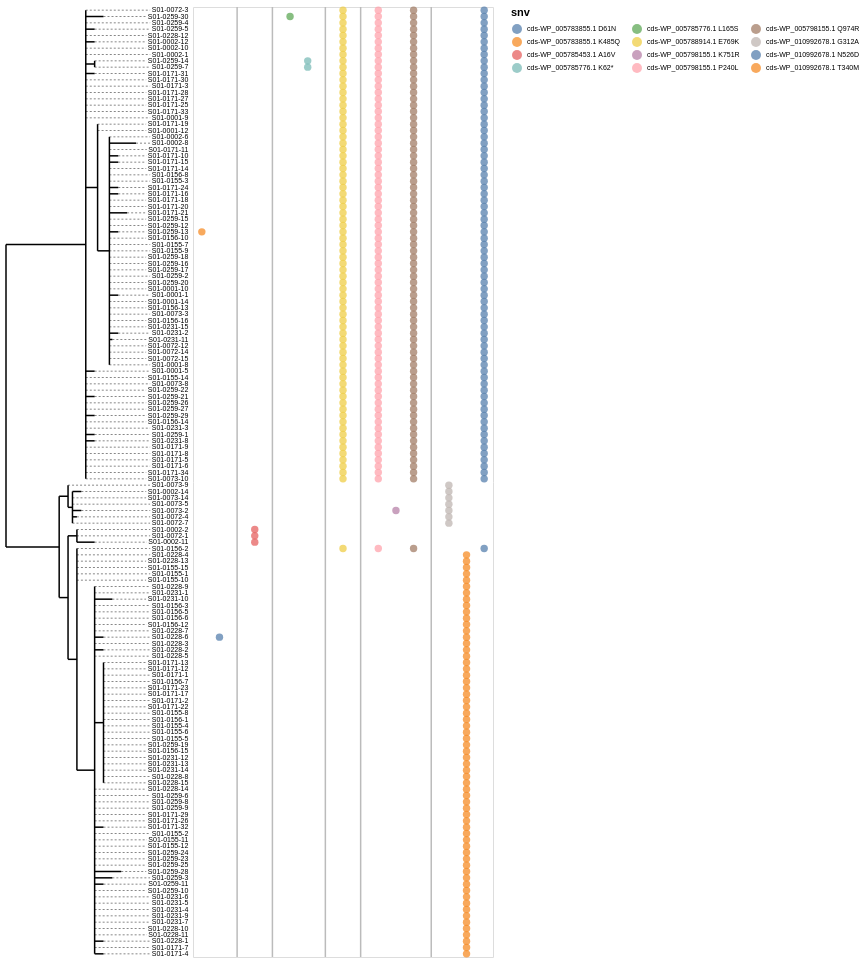

The code cell stored with this chart in its notebook:
### Markdown cell above
### Visualize mutations on the tree

Finally, you may wish to visualize where mutations in these genes undergoing positive selection occur on the tree. Let's use the `tree_annotated_plot` library in Python to visualize the distribution of SNVs on the tree. (First, run `pip install altair tree-annotated-plot`). Let's make a facet for each gene, with circles to signify the presence of a non-synonymous SNV in that gene:

### Code cell
import altair as alt
import pandas as pd
from Bio import Phylo
import tree_annotated_plot as tap

counts = snvs[snvs.mutation_type.isin(['N','S'])].protein_id.value_counts()
muts = snvs[snvs.protein_id.isin(counts[counts >= 2].index) & (snvs.mutation_type == 'N')]
muts = muts.sort_values(['protein_id', 'aa_pos'])

samples = [c for c in snvs.columns if c.startswith('S')]
data = pd.DataFrame([(s, f"{r.locus_tag} {r.aa_mutation}")
                     for _, r in muts.iterrows() for s in samples if r[s] == r.derived_allele],
                    columns=['strain', 'snv'])

tree = Phylo.read('./group_L01_snv_tree_final.nwk.tree', 'newick')

depths = tree.depths()
def aus(cl):
    node = {"name": cl.name or "", "node_attrs": {"div": float(depths[cl])}}
    if cl.clades:
        node["children"] = [aus(c) for c in cl.clades]
    return node
auspice = {"version": "v2", "tree": aus(tree.root)}

genes = list(dict.fromkeys(r.locus_tag for _, r in muts.iterrows()))
lab_of = {}
for _, r in muts.iterrows():
    lab_of.setdefault(r.locus_tag, []).append(f"{r.locus_tag} {r.aa_mutation}")
spacers = [f"gap{i}" for i in range(len(genes) - 1)]
order, si = [], 0
for i, g in enumerate(genes):
    order += lab_of[g]
    if i < len(genes) - 1:
        order.append(spacers[si]); si += 1

circles = alt.Chart(data, height=5 * tree.count_terminals(), width=300).mark_circle(size=55).encode(
    x=alt.X('snv:N', sort=order, axis=None),
    y=alt.Y('strain:N'),
    color=alt.Color('snv:N', legend=alt.Legend(columns=3, labelFontSize=7)))
rules = alt.Chart(pd.DataFrame({'snv': spacers})).mark_rule(color='#bbb', strokeWidth=1.5).encode(
    x=alt.X('snv:N', sort=order))
chart = alt.layer(circles, rules).resolve_scale(x='shared')

fig = tap.plot(auspice, chart, chart_strain_field='strain', tree_strain_field='name',
               branch_length='div', tree_size=130, prune_tree_to_chart=True,
               connect_leader_to_label=True, strain_label_font_size=7,
               tree_line_width=1.5, tree_node_size=0)
fig

### Figure 1 — Vega-Lite specification as saved in the notebook (floating-point values rounded to 4 significant figures; data arrays with more than 128 entries replaced by an {"elided": "..."} marker saying what was removed)
{"config": {"view": {"continuousWidth": 300, "continuousHeight": 300}}, "hconcat": [{"layer": [{"data": {"name": "data-330974f18ef2673f0001b57c4c5b5c90"}, "mark": {"type": "rule", "stroke": "#888", "strokeDash": [2, 2], "strokeWidth": 1.0}, "encoding": {"x": {"axis": null, "field": "x", "scale": {"domain": [0.0, 0.312], "nice": false, "zero": false}, "type": "quantitative"}, "x2": {"field": "x2"}, "y": {"axis": null, "field": "y", "scale": {"domain": [149.5, -0.5], "nice": false, "zero": false}, "type": "quantitative"}}}, {"data": {"name": "data-ba6f6297d09ef4f954f35cf4e3e90b63"}, "mark": {"type": "rule", "opacity": 1.0, "strokeWidth": 1.5}, "encoding": {"x": {"axis": null, "field": "x", "scale": {"domain": [0.0, 0.312], "nice": false, "zero": false}, "type": "quantitative"}, "x2": {"field": "x2"}, "y": {"axis": null, "field": "y", "scale": {"domain": [149.5, -0.5], "nice": false, "zero": false}, "type": "quantitative"}, "y2": {"field": "y2"}}}, {"data": {"name": "data-31b1b896061874dc7b3cd15f54abdbbd"}, "mark": {"type": "text", "align": "right", "baseline": "middle", "fill": "white", "fontSize": 7, "fontWeight": "normal", "stroke": "white", "strokeJoin": "round", "strokeWidth": 4.2}, "encoding": {"text": {"field": "name", "type": "nominal"}, "x": {"axis": null, "field": "x_label", "scale": {"domain": [0.0, 0.312], "nice": false, "zero": false}, "type": "quantitative"}, "y": {"axis": null, "field": "y", "scale": {"domain": [149.5, -0.5], "nice": false, "zero": false}, "type": "quantitative"}}}, {"data": {"name": "data-31b1b896061874dc7b3cd15f54abdbbd"}, "mark": {"type": "text", "align": "right", "baseline": "middle", "fontSize": 7, "fontWeight": "normal"}, "encoding": {"text": {"field": "name", "type": "nominal"}, "x": {"axis": null, "field": "x_label", "scale": {"domain": [0.0, 0.312], "nice": false, "zero": false}, "type": "quantitative"}, "y": {"axis": null, "field": "y", "scale": {"domain": [149.5, -0.5], "nice": false, "zero": false}, "type": "quantitative"}}}], "height": 950, "view": {"stroke": null}, "width": 185.3}, {"layer": [{"data": {"name": "data-3ea869b29bbda79f32ba2f251ef7cc47"}, "mark": {"type": "circle", "size": 55}, "encoding": {"color": {"field": "snv", "legend": {"columns": 3, "labelFontSize": 7}, "type": "nominal"}, "x": {"axis": null, "field": "snv", "sort": ["cds-WP_005783855.1 K485Q", "cds-WP_005783855.1 D61N", "gap0", "cds-WP_005785453.1 A16V", "gap1", "cds-WP_005785776.1 L165S", "cds-WP_005785776.1 K62*", "gap2", "cds-WP_005788914.1 E769K", "gap3", "cds-WP_005798155.1 P240L", "cds-WP_005798155.1 K751R", "cds-WP_005798155.1 Q974R", "gap4", "cds-WP_010992678.1 G312A", "cds-WP_010992678.1 T340M", "cds-WP_010992678.1 N526D"], "type": "nominal"}, "y": {"axis": {"domain": false, "labels": false, "ticks": false, "title": null}, "field": "strain", "sort": {"elided": "150 str values"}, "type": "nominal"}}}, {"data": {"name": "data-0763999e3374ad99d560e524ad94fc87"}, "mark": {"type": "rule", "color": "#bbb", "strokeWidth": 1.5}, "encoding": {"x": {"field": "snv", "sort": ["cds-WP_005783855.1 K485Q", "cds-WP_005783855.1 D61N", "gap0", "cds-WP_005785453.1 A16V", "gap1", "cds-WP_005785776.1 L165S", "cds-WP_005785776.1 K62*", "gap2", "cds-WP_005788914.1 E769K", "gap3", "cds-WP_005798155.1 P240L", "cds-WP_005798155.1 K751R", "cds-WP_005798155.1 Q974R", "gap4", "cds-WP_010992678.1 G312A", "cds-WP_010992678.1 T340M", "cds-WP_010992678.1 N526D"], "type": "nominal"}}}], "height": 950, "resolve": {"scale": {"x": "shared"}}, "width": 300}], "resolve": {"scale": {"color": "independent", "y": "independent"}}, "spacing": 0, "$schema": "https://vega.github.io/schema/vega-lite/v6.4.1.json", "datasets": {"data-330974f18ef2673f0001b57c4c5b5c90": {"elided": "150 records"}, "data-ba6f6297d09ef4f954f35cf4e3e90b63": {"elided": "175 records"}, "data-31b1b896061874dc7b3cd15f54abdbbd": {"elided": "150 records"}, "data-3ea869b29bbda79f32ba2f251ef7cc47": {"elided": "384 records"}, "data-0763999e3374ad99d560e524ad94fc87": [{"snv": "gap0"}, {"snv": "gap1"}, {"snv": "gap2"}, {"snv": "gap3"}, {"snv": "gap4"}]}}
